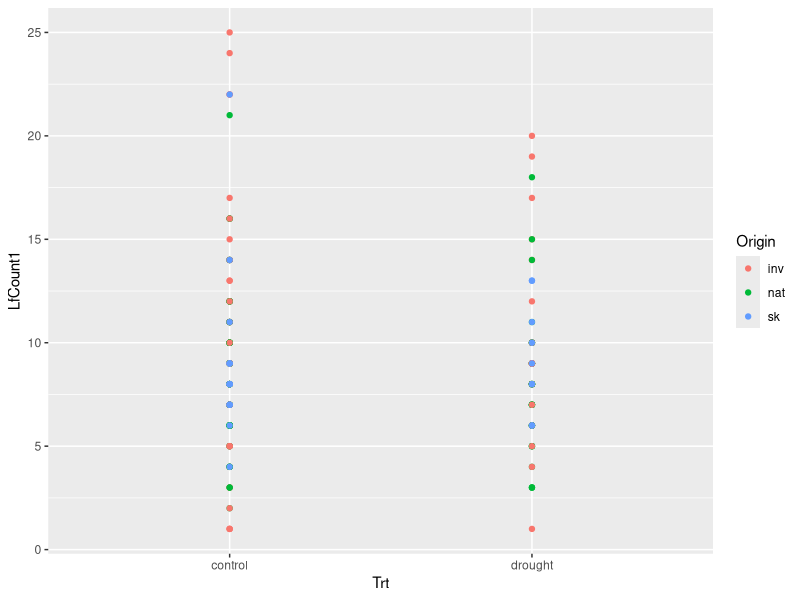

R code for this plot: (Note: this script raises an error after producing the figure.)
#Fr data
#graphs for the looking

#see FrSkdata_format.R for data formatting, and Fr_lmer.R for modeling descriptions

#read
FrdatSK<- read.table("FrTraitClimDat_SK.txt", header=T, sep="\t",quote='"', row.names=1)

library(lme4)
library(lsmeans)
library(ggplot2)
library(plyr)

str(FrdatSK)

#PLOT ALL THE THINGS!
qplot(data=FrdatSK, y=LfCount1, x=Trt, color=Origin)
list <- names(FrdatSK[c(8:26,36:55)])
# plot.ts(FrdatSK[,c(8:26,36:55)]) #break up in to 10s?

par(ask=TRUE)

dfplot <- function(data.frame){
    df <- data.frame
    ln <- length(names(data.frame))
    for(i in 1:ln){
      mname <- substitute(df[,i])
      if(is.factor(df[,i])){
        plot(df[,i],main=names(df)[i])}
      else{hist(df[,i],main=names(df)[i])}
    }
}
dfplot(FrdatSK)
